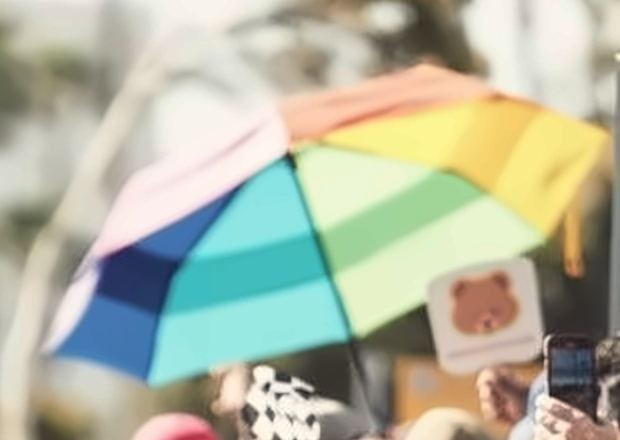
#> input picture cfc-site/img/about/alc-umbrella-1.jpg, 620 x 440 px, given in place of post.png, which was not available
$ python make.py ../../cfc-site/img/about/alc-umbrella-1.jpg
#> lines starting #> are read from the running program, lines starting #| are printed output that depends on the picture; pictures that were not available may be replaced by others from this repository, and a replacement may not be noted
"""The Fruit Loop chalk flyer, three sizes, plus the reel overlays.

    python3 tools/fruitloop-chalk/make.py <N>

Writes cfc-site/fruitloop/poster-<N>.jpg/.webp/.avif (1080 x 1350), story-<N>.jpg (1080 x 1920) and
print-<N>.pdf (8.5 x 11, QR to /fl, a third of an inch clear of the edge), and the reel overlays into
tools/fruitloop-chalk/.build/out/. Robert's real photo (templates/fruitloop/photo-red-dress-1.png) with the
background darkened through his own cut-out masks (rembg, made once, committed), his logo in white chalk
(night.py), Walter Turncoat for the lettering (Apache 2.0). Needs Playwright, Pillow, OpenCV, qrcode.
"""
import os, sys, subprocess, json
HERE=os.path.dirname(os.path.abspath(__file__))
ROOT=os.path.abspath(os.path.join(HERE,'..','..'))
N=sys.argv[1] if len(sys.argv)>1 else sys.exit(__doc__)
def run(*a): subprocess.run(['python3',*a],cwd=HERE,check=True)
#> (this line was passed over: subprocess is not available in this run)
run('bg.py',json.dumps({"W":1080,"H":1350,"scale":0.70,"left":110,"top":266,"out":"bg-post.png","feather":200,"burn":0.28}))
run('post.py','out/post.png'); run('story.py'); run('printpg.py'); run('reel.py')
from PIL import Image
import cv2
B=os.path.join(HERE,'.build','out'); O=os.path.join(ROOT,'cfc-site','fruitloop')
post=Image.open(os.path.join(B,'post.png')).convert('RGB')
#> post is the input picture: PIL image 620x440 RGB; mean R, G, B 178.9, 182.4, 162.2
post.save(os.path.join(O,f'poster-{N}.jpg'),quality=88,subsampling=0,optimize=True)
post.save(os.path.join(O,f'poster-{N}.webp'),quality=80)
post.save(os.path.join(O,f'poster-{N}.avif'),quality=55)
Image.open(os.path.join(B,'story.png')).convert('RGB').save(os.path.join(O,f'story-{N}.jpg'),quality=88,subsampling=0,optimize=True)
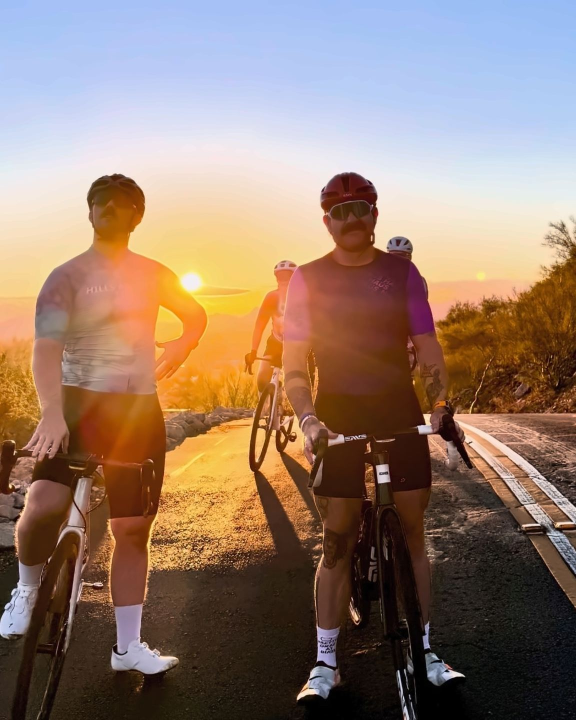
#> input picture cfc-site/img/about/crew-1.jpg, 1152 x 1440 px, given in place of story.png, which was not available (shown at 1/2 size)
p=Image.open(os.path.join(B,'print.png')).convert('RGB'); k=0.93
#> further down, p is the input picture: PIL image 1152x1440 RGB; mean R, G, B 148, 124.1, 109.6
sc=p.resize((int(p.width*k),int(p.height*k)),Image.LANCZOS)
pg=Image.new('RGB',p.size,(0x1A,0x18,0x1E)); pg.paste(sc,((p.width-sc.width)//2,(p.height-sc.height)//2))
#> after `pg = Image.new('RGB', p.size, (26, 24, 30))`:
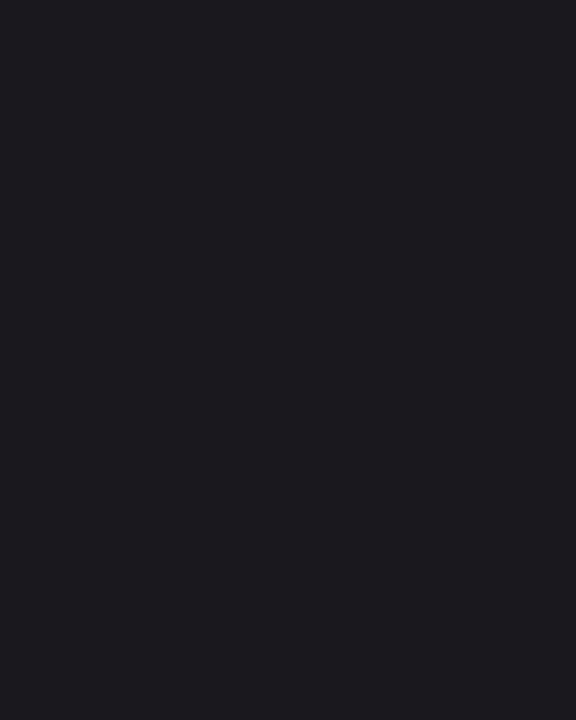
#> pg: PIL image 1152x1440 RGB (shown at 1/2 size); mean R, G, B 26, 24, 30
#> after `pg.paste(sc, ((p.width - sc.width) // 2, (p.height - sc.height) // 2))`:
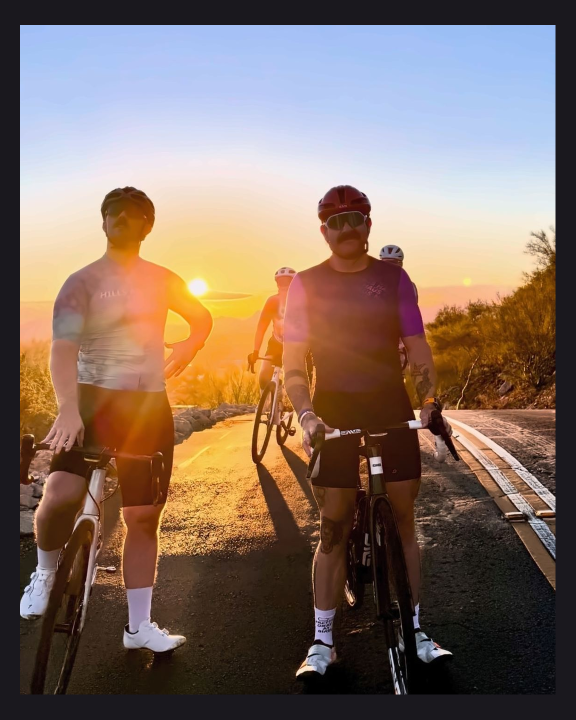
#> pg: PIL image 1152x1440 RGB (shown at 1/2 size); mean R, G, B 131.5, 110.5, 98.8
f=os.path.join(O,f'print-{N}.pdf'); pg.save(f,resolution=pg.width/8.5)
pg.save(os.path.join(B,'print-safe.png'))
qr=cv2.QRCodeDetector().detectAndDecode(cv2.imread(os.path.join(B,'print-safe.png')))[0]
#> (the run stopped early here; a loop or call above may not have finished)
